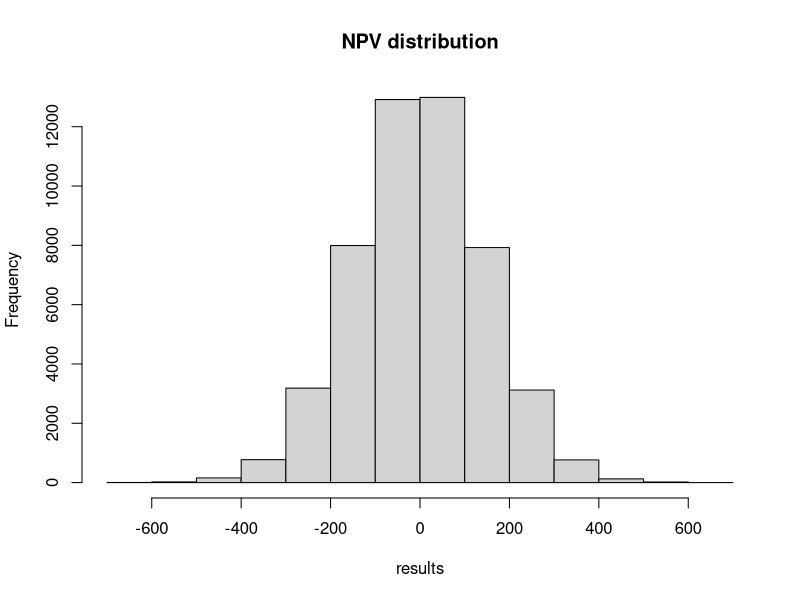

Write R code to recreate this figure.
# In the context of economics and finance, Net Present Value (NPV) is used to assess 
# the profitability of investment projects or business decisions.
# This code performs a Monte Carlo simulation of Net Present Value (NPV) with 50,000 trials in parallel,
# utilizing multiple CPU cores. It randomizes input parameters for each trial, calculates the NPV,
# and stores the results for analysis.

# load necessary libraries
library(foreach)
library(doParallel)

options(warn=-1)

# set the number of cores here
ncore <- 8

# register parallel backend to limit threads to the value specified in ncore variable
registerDoParallel(ncore)

# define function for NPV calculation
npv_calculation <- function(cashflows, discount_rate) {
  # inputs: cashflows (a vector of cash flows over time) and discount_rate (the discount rate).
  npv <- sum(cashflows / (1 + discount_rate)^(0:length(cashflows)))
  return(npv)
}

# number of trials
num_trials <- 50000

# measure the execution time of the Monte Carlo simulation
system.time({
  # use the foreach package to loop through the specified number of trials (num_trials) in parallel
  # within each parallel task, random values for input parameters (cash flows and discount rate) are generated for each trial
  # these random input values represent different possible scenarios
  results <- foreach(i = 1:num_trials, .combine = rbind) %dopar% {
    # randomly generate input values for each trial
    cashflows <- runif(10000, min = -100, max = 100)  # random cash flow vector over 10,000 time periods. 
    # these cash flows can represent costs (e.g., initial investment) and benefits (e.g., revenue or savings) associated with the project
    discount_rate <- runif(1, min = 0.05, max = 0.15)  # random discount rate at which future cash flows are discounted
    
    # calculate NPV for the trial
    npv <- npv_calculation(cashflows, discount_rate)
    
  }
})


cat("Parallel NPV Calculation (using", ncore, "cores):\n")
# print summary statistics for NPV and plot a histogram of the results
# positive NPV indicates that the project is expected to generate a profit (the benefits outweigh the costs), 
# making it an economically sound decision. If the NPV is negative, it suggests that the project may not be financially viable.
summary(results)
hist(results, main = 'NPV distribution')
